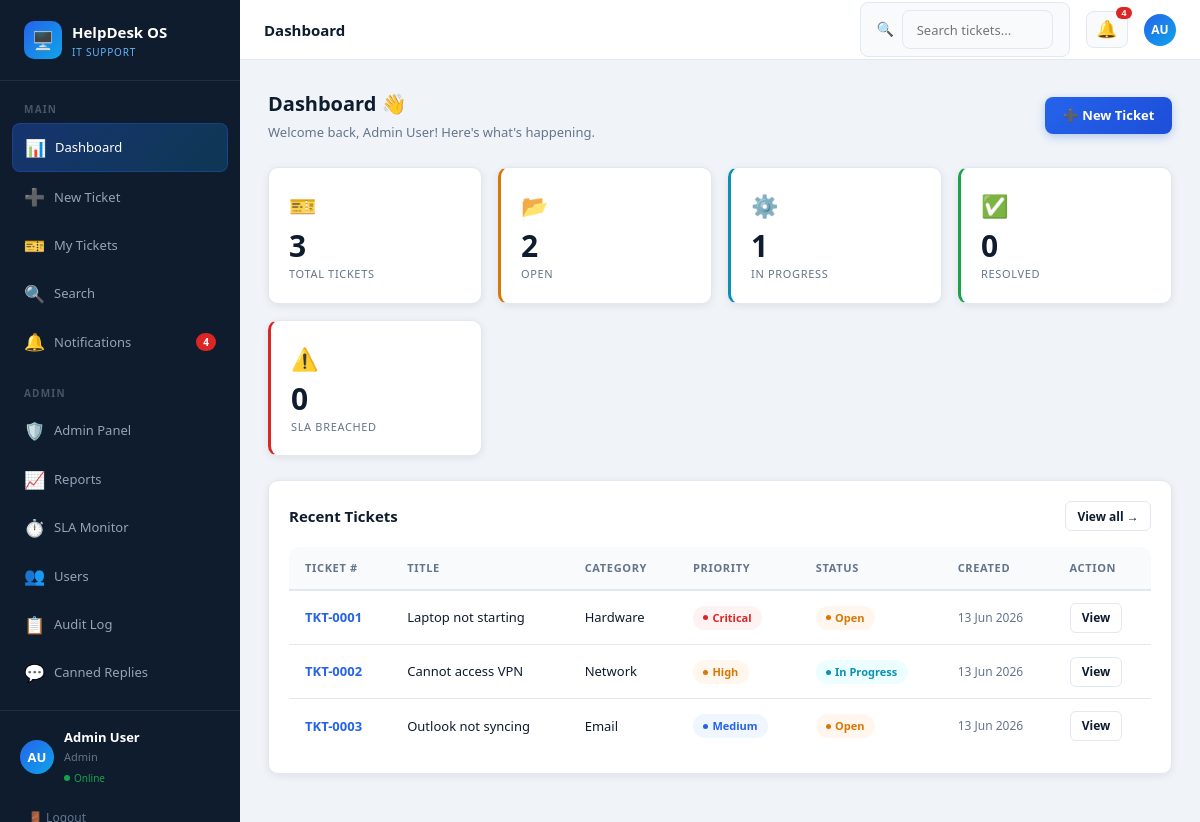
The page / (signed in) on the database its author committed.
### tables this page shows
CREATE TABLE tickets (
    id           INT AUTO_INCREMENT PRIMARY KEY,
    ticket_no    VARCHAR(20) NOT NULL UNIQUE,
    user_id      INT NOT NULL,
    assigned_to  INT DEFAULT NULL,
    title        VARCHAR(255) NOT NULL,
    description  TEXT NOT NULL,
    category     ENUM('Hardware','Software','Network','Access','Email','Security','Other') NOT NULL,
    priority     ENUM('Low','Medium','High','Critical') DEFAULT 'Medium',
    status       ENUM('Open','In Progress','Resolved','Closed') DEFAULT 'Open',
    sla_deadline DATETIME,
    created_at   TIMESTAMP DEFAULT CURRENT_TIMESTAMP,
    updated_at   TIMESTAMP DEFAULT CURRENT_TIMESTAMP ON UPDATE CURRENT_TIMESTAMP,
    FOREIGN KEY (user_id)     REFERENCES users(id) ON DELETE CASCADE,
    FOREIGN KEY (assigned_to) REFERENCES users(id) ON DELETE SET NULL
);

### includes/auth.php (called while the page is built, shortened)
<?php
function current_user_name() { return $_SESSION['name']    ?? 'Guest'; }
function current_role()      { return $_SESSION['role']    ?? 'user'; }
?>

### index.php (the view, shortened to what this page needs)
<?php
require_once 'includes/db.php';
require_once 'includes/header.php';
$role = current_role();
if ($role === 'admin') {
    $total    = $conn->query("SELECT COUNT(*) c FROM tickets")->fetch_assoc()['c'];
    $open     = $conn->query("SELECT COUNT(*) c FROM tickets WHERE status='Open'")->fetch_assoc()['c'];
    $progress = $conn->query("SELECT COUNT(*) c FROM tickets WHERE status='In Progress'")->fetch_assoc()['c'];
    $resolved = $conn->query("SELECT COUNT(*) c FROM tickets WHERE status='Resolved'")->fetch_assoc()['c'];
    $breached = $conn->query("SELECT COUNT(*) c FROM tickets WHERE sla_deadline < NOW() AND status NOT IN ('Resolved','Closed')")->fetch_assoc()['c'];
    $tickets  = $conn->query("SELECT t.*,u.name requester FROM tickets t JOIN users u ON t.user_id=u.id ORDER BY FIELD(t.priority,'Critical','High','Medium','Low'),t.created_at DESC LIMIT 10");
}
?>
<div class="page-header">
    <div>
        <div class="page-title">Dashboard 👋</div>
        <div class="page-sub">Welcome back, <?= htmlspecialchars(current_user_name()) ?>! Here's what's happening.</div>
    </div>
    <a href="/Helpdesk/submit_ticket.php" class="btn btn-primary">➕ New Ticket</a>
</div>
<div class="stats-grid">
    <div class="stat-card">
        <div class="stat-icon">🎫</div>
        <div class="stat-num"><?= $total ?></div>
        <div class="stat-label">Total Tickets</div>
    </div>
    <div class="stat-card open">
        <div class="stat-icon">📂</div>
        <div class="stat-num"><?= $open ?></div>
        <div class="stat-label">Open</div>
    </div>
    <div class="stat-card progress">
        <div class="stat-icon">⚙️</div>
        <div class="stat-num"><?= $progress ?></div>
        <div class="stat-label">In Progress</div>
    </div>
    <div class="stat-card resolved">
        <div class="stat-icon">✅</div>
        <div class="stat-num"><?= $resolved ?></div>
        <div class="stat-label">Resolved</div>
    </div>
    <?php if ($role === 'admin'): ?>
    <div class="stat-card breached">
        <div class="stat-icon">⚠️</div>
        <div class="stat-num"><?= $breached ?></div>
        <div class="stat-label">SLA Breached</div>
    </div>
    <?php endif; ?>
</div>
<div class="card">
    <div class="card-header">
        <div class="card-title">Recent Tickets</div>
        <a href="<?= $role==='admin'?'/Helpdesk/admin/dashboard.php':'/Helpdesk/my_tickets.php' ?>" class="btn btn-secondary btn-sm">View all →</a>
    </div>
    <div class="table-wrap">
        <table class="table">
            <thead>
                <tr>
                    <th>Ticket #</th><th>Title</th><th>Category</th>
                    <th>Priority</th><th>Status</th><th>Created</th><th>Action</th>
                </tr>
            </thead>
            <tbody>
            <?php while ($row = $tickets->fetch_assoc()): ?>
            <tr>
                <td><strong style="color:var(--primary)"><?= htmlspecialchars($row['ticket_no']) ?></strong></td>
                <td style="max-width:200px;overflow:hidden;text-overflow:ellipsis;white-space:nowrap"><?= htmlspecialchars($row['title']) ?></td>
                <td><span class="chip"><?= $row['category'] ?></span></td>
                <td><span class="badge badge-<?= strtolower($row['priority']) ?>"><?= $row['priority'] ?></span></td>
                <td><span class="badge badge-status-<?= strtolower(str_replace(' ','-',$row['status'])) ?>"><?= $row['status'] ?></span></td>
                <td style="color:var(--muted);font-size:12px"><?= date('d M Y', strtotime($row['created_at'])) ?></td>
                <td><a href="/Helpdesk/ticket_detail.php?id=<?= $row['id'] ?>" class="btn btn-secondary btn-sm">View</a></td>
            </tr>
            <?php endwhile; ?>
            </tbody>
        </table>
    </div>
</div>
<?php require_once 'includes/footer.php'; ?>

### assets/css/style.css (style rules this page uses)
*, *::before, *::after { box-sizing: border-box; margin: 0; padding: 0; }
:root { --navy: #0f1c2e; --navy2: #1a3a5c; --primary: #2563eb; --primary-h: #1d4ed8; --teal: #0ea5e9; --white: #fff; --bg: #f0f4f8; --card: #fff; --border: #e2e8f0; --text: #0f1c2e; --muted: #64748b; --light: #f8fafc; --success: #16a34a; --warning: #d97706; --danger: #dc2626; --info: #0891b2; --radius: 10px; --shadow: 0 2px 8px rgba(0,0,0,.08); --shadow-lg: 0 8px 24px rgba(0,0,0,.12); --sidebar-w: 240px; }
body { font-family: 'Segoe UI',system-ui,sans-serif; background: var(--bg); color: var(--text); font-size: 14px; line-height: 1.6; }
.page-header { display: flex; align-items: center; justify-content: space-between; margin-bottom: 1.5rem; flex-wrap: wrap; gap: .75rem; }
.page-title { font-size: 20px; font-weight: 700; }
.page-sub { font-size: 13px; color: var(--muted); margin-top: 2px; }
.stats-grid { display: grid; grid-template-columns: repeat(auto-fit,minmax(175px,1fr)); gap: 1rem; margin-bottom: 1.5rem; }
.stat-card { background: var(--card); border: 1px solid var(--border); border-radius: var(--radius); padding: 1.25rem; box-shadow: var(--shadow); position: relative; overflow: hidden; transition: transform .2s; }
.stat-icon { font-size: 22px; margin-bottom: .5rem; }
.stat-num { font-size: 30px; font-weight: 700; line-height: 1; }
.stat-label { font-size: 11px; color: var(--muted); text-transform: uppercase; letter-spacing: .06em; margin-top: 4px; }
.stat-card.open { border-left: 3px solid var(--warning); }
.stat-card.progress { border-left: 3px solid var(--info); }
.stat-card.resolved { border-left: 3px solid var(--success); }
.stat-card.breached { border-left: 3px solid var(--danger); }
.card { background: var(--card); border: 1px solid var(--border); border-radius: var(--radius); padding: 1.25rem; margin-bottom: 1.25rem; box-shadow: var(--shadow); }
.card-header { display: flex; align-items: center; justify-content: space-between; margin-bottom: 1rem; flex-wrap: wrap; gap: .5rem; }
.card-title { font-size: 15px; font-weight: 600; }
.table-wrap { overflow-x: auto; border-radius: var(--radius); }
.table { width: 100%; border-collapse: collapse; font-size: 13px; min-width: 600px; }
.table thead tr { background: var(--light); }
.table th { text-align: left; padding: .75rem 1rem; border-bottom: 2px solid var(--border); font-weight: 600; color: var(--muted); font-size: 11px; text-transform: uppercase; letter-spacing: .06em; white-space: nowrap; }
.table td { padding: .72rem 1rem; border-bottom: 1px solid var(--border); vertical-align: middle; }
.table tbody tr:last-child td { border-bottom: none; }
.badge { display: inline-flex; align-items: center; gap: 4px; padding: .2rem .65rem; border-radius: 99px; font-size: 11px; font-weight: 600; white-space: nowrap; }
.badge::before { content: ''; width: 5px; height: 5px; border-radius: 50%; display: inline-block; }
.badge-critical { background: #fef2f2; color: var(--danger); }
.badge-critical::before { background: var(--danger); }
.badge-high { background: #fff7ed; color: var(--warning); }
.badge-high::before { background: var(--warning); }
.badge-medium { background: #eff6ff; color: var(--primary); }
.badge-medium::before { background: var(--primary); }
.badge-status-open { background: #fff7ed; color: var(--warning); }
.badge-status-open::before { background: var(--warning); }
.badge-status-in-progress { background: #ecfeff; color: var(--info); }
.badge-status-in-progress::before { background: var(--info); }
.btn { display: inline-flex; align-items: center; gap: 6px; padding: .5rem 1.1rem; border-radius: 8px; font-size: 13px; font-weight: 600; cursor: pointer; border: none; text-decoration: none; transition: all .15s; font-family: inherit; white-space: nowrap; }
.btn-primary { background: linear-gradient(135deg,var(--primary),var(--primary-h)); color: #fff; box-shadow: 0 3px 10px rgba(37,99,235,.3); }
.btn-secondary { background: var(--white); color: var(--text); border: 1px solid var(--border); }
.btn-sm { padding: .28rem .7rem; font-size: 12px; border-radius: 6px; }

### rows shown on the page
tickets: ticket_no "TKT-0001", title "Laptop not starting", category "Hardware", priority "Critical", status "Open", created_at "13 Jun 2026"
tickets: ticket_no "TKT-0002", title "Cannot access VPN", category "Network", priority "High", status "In Progress", created_at "13 Jun 2026"
tickets: ticket_no "TKT-0003", title "Outlook not syncing", category "Email", priority "Medium", status "Open", created_at "13 Jun 2026"

### other values the page prints
$notif_count "4"
getInitials(current_user_name()) "AU"
current_user_name() "Admin User"
current_role() "Admin"
$total "3"
$open "2"
$progress "1"
$resolved "0"
$breached "0"
